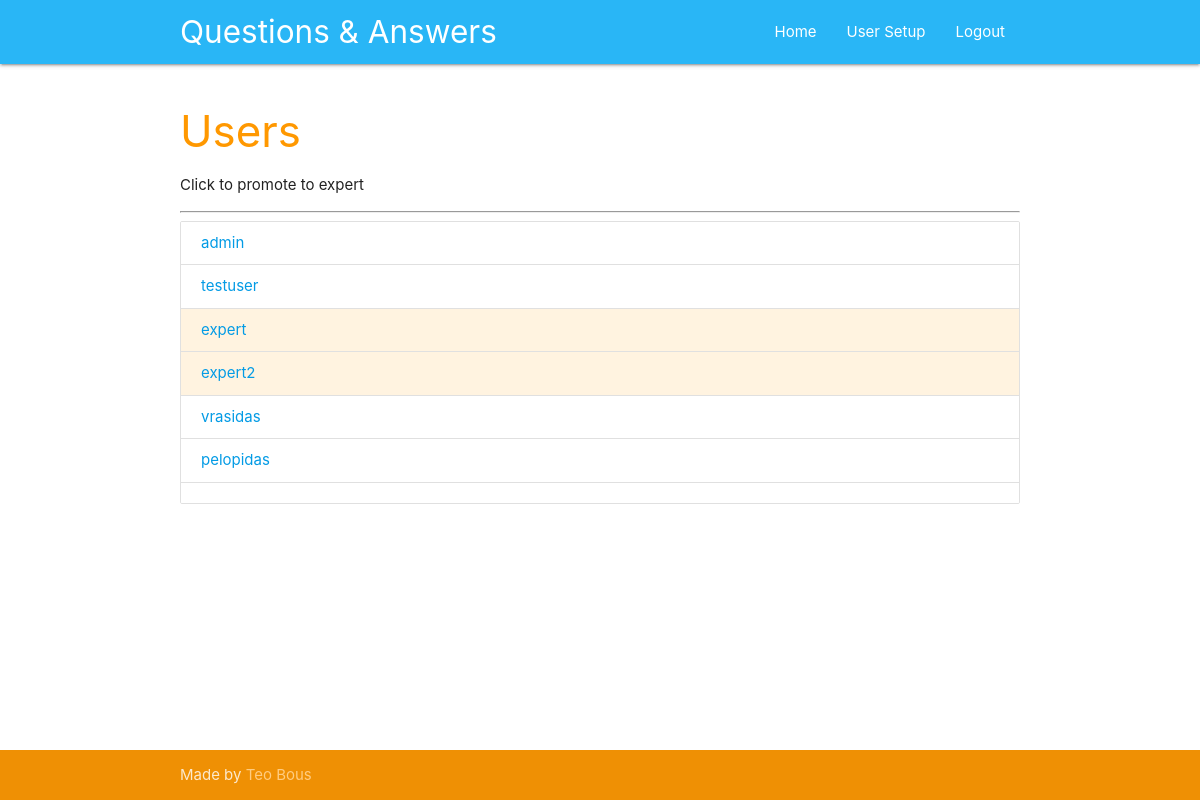
The app's page /users (signed in) with its own data.
### tables this page shows
CREATE TABLE users (
    id integer primary key autoincrement,
    name text not null,
    password text not null,
    expert boolean not null,
    admin boolean not null 
);

### app.py (the view)
@app.route('/users')
def users():
	user = get_current_user()
	db = get_db()
	users_cur = db.execute('select id, name, expert, admin from users')
	users_results = users_cur.fetchall()
	return render_template('users.html', user=user, users=users_results)

### app.py (called while the page is built)
def get_current_user():
	user_result = None
	if 'user' in session:
		user = session['user']
		db = get_db()
		query = 'select id, name, password, expert, admin from users where name = ?'
		user_cur = db.execute(query, [user])
		user_result = user_cur.fetchone()
	return user_result

### database.py (called while the page is built)
def connect_db():
	sql = sqlite3.connect('data.db')
	sql.row_factory = sqlite3.Row
	return sql

def get_db():
	if not hasattr(g, 'sqlite_db'):
		g.sqlite_db = connect_db()
	return g.sqlite_db

### templates/users.html (shortened to what this page needs)
{% extends 'base.html' %}
{% block content %}
    <div class="section">
      <div class="container">
        <h3 class="header orange-text">Users</h3>
        <p>Click to promote to expert</p>
        <hr>
        <ul class="collection">
          {% for user in users %}
          <li class="collection-item {% if user['expert'] == 1 %} orange lighten-5 {% endif %}">
            <a href="{{ url_for('promote', user_id=user['id']) }}">{{ user['name'] }}</a>
          </li>
          {% endfor %}
        </ul>
      </div>
    </div>
{% endblock %}

### static/css/style.css (style rules this page uses)
body { display: flex; min-height: 100vh; flex-direction: column; }

### records on screen
users: name "admin"
users: name "testuser"
users: name "expert"
users: name "expert2"
users: name "vrasidas"
users: name "pelopidas"
users: expert False (drawn)
